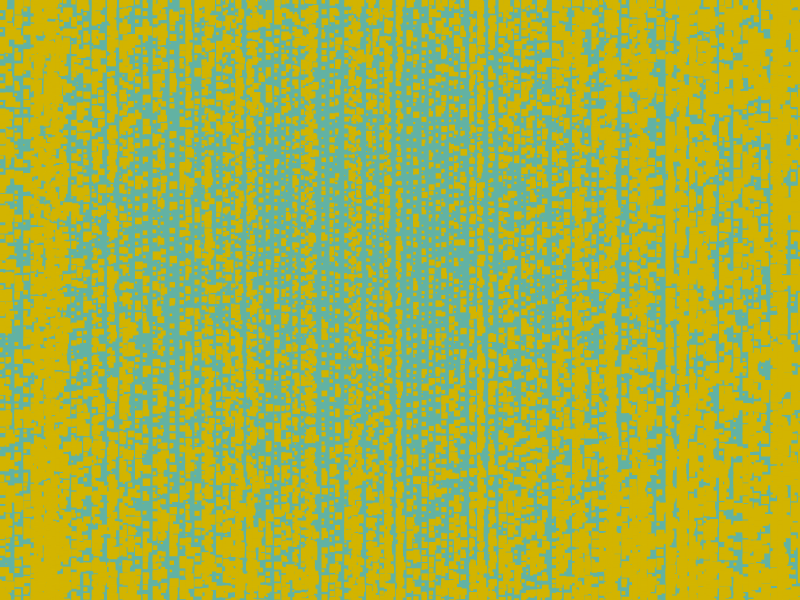
Frame 1 (no input)
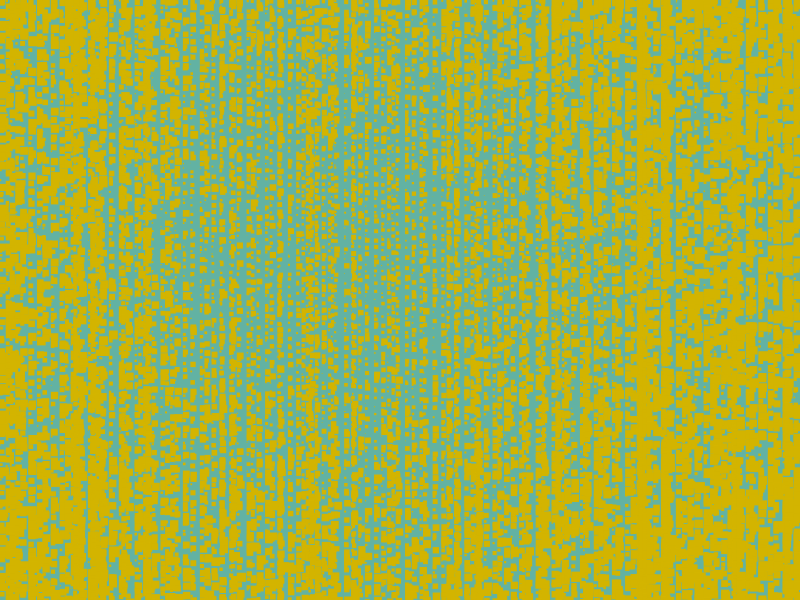
Frame 60 (no input)
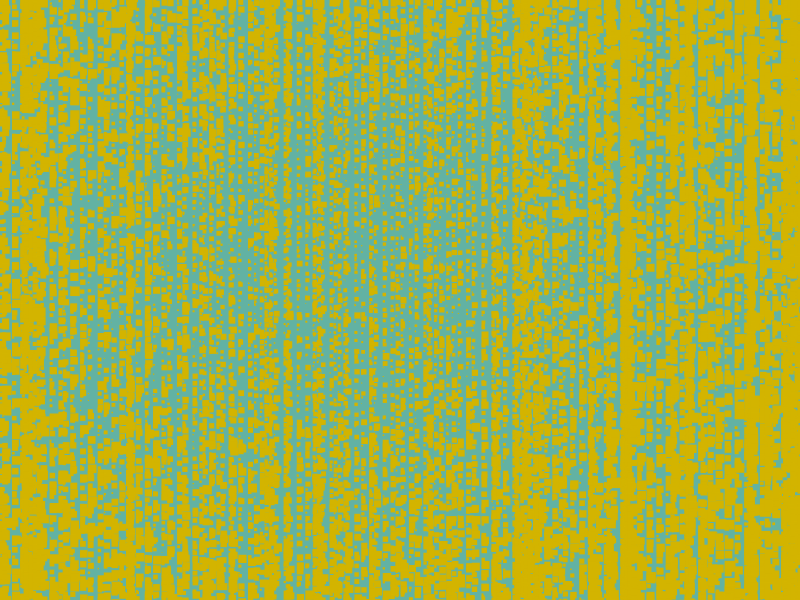
Frame 120 (the mouse pressed at the canvas centre since frame 60)

The p5.js sketch that drew these frames (run headless with seeded random() and noise() and a simulated clock; from frame 60 on, the mouse is pressed at the canvas centre):

// p5.js sketch
// ── sketch.js
var max_distance;

function setup() {
	createCanvas(800, 600);
	noStroke();
	max_distance = dist(20, 20, width, height);
}

function draw() {
	background(98, 178, 163);
	fill(211, 180, 0);
	for (var i = 0; i <= width; i += random(10)) {
		for (var j = 0; j <= height; j += random(10)) {
			var size = dist(random(700), random(500), i, j);
			size = size / max_distance * random(10, 15);
			rect(i, j, size, size);
		}
	}
}
